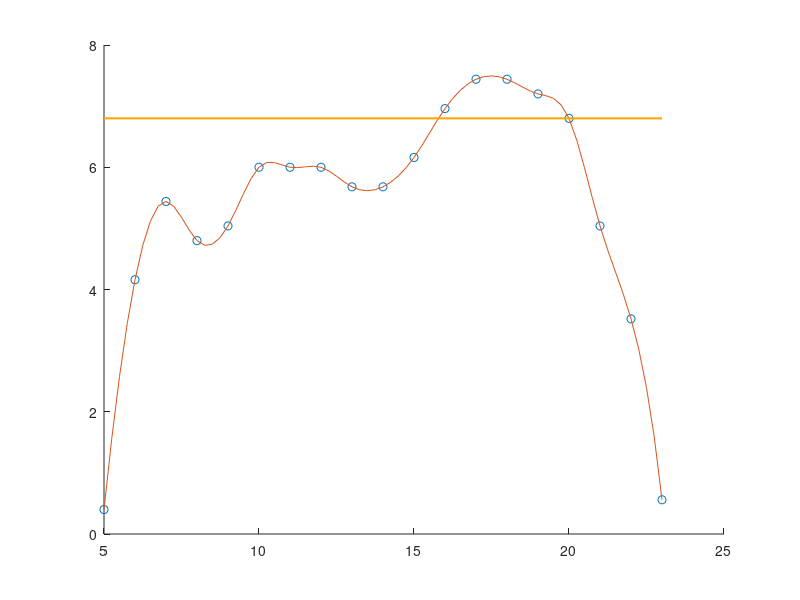

MATLAB code to generate this figure: (Note: this script raises an error after producing the figure.)

       
%  multi_rack_data_fitted = zeros(1,144);
%  time_10min = zeros(1,144);
%  for i = 1:108
%      time_10min(i) = 30 + i * 24/108;
%      multi_rack_data_fitted(i) = f(time_10min(i)); 
%  end


% Plot data

multi_rack_num = 8;
multi_rack_data = multi_rack_num * (ones(1,19) - [0.95, 0.48, 0.32, 0.40, 0.37, 0.25, 0.25, 0.25, 0.29, 0.29, 0.23, 0.13, 0.07, 0.07, 0.10, 0.15, 0.37, 0.56, 0.93]); 
time = [5, 6, 7, 8, 9, 10, 11, 12, 13, 14, 15, 16, 17, 18, 19, 20, 21, 22, 23];
time_15 = 5:0.25:23;

max_lim = multi_rack_num * 0.85;
multi_rack_data_fitted = spline(time,multi_rack_data,time_15)
thresh = max_lim * ones(1,length(multi_rack_data));


figure(1)
hold on;
plot(time, multi_rack_data,'o', time_15, multi_rack_data_fitted); %, 'Color', 'black', 'Linewidth', 1.5);
plot(time, thresh, 'Color', [1,165/255, 0], 'Linewidth', 1.5);

L1 = [time ; thresh];
L2 = [time_15 ; multi_rack_data_fitted];
P = InterX(L1,L2)
plot(P(1,:), P(2,:), 'or');
for i = 1:size(P,1)
    if (mod(i,2))
       type = 'start'; 
    else
        type = 'end';
    end
    t_intersect = P(1,i);
    [tangent_line, time_range] = getTangentLine(t_intersect, type, time_15, multi_rack_data_fitted, max_lim);
    plot(time_range, tangent_line, '--');
end

ylim([0 10]);
xlabel('time [hours]');
ylabel('simulatenous usage [%]');
grid on;


T = readtable('adj_pulley');
num_assets = 7;
max_lim = 0.85; % tuning parameter

multi_rack_10m = num_assets * (ones(1,581)- T.Var2');
% multi_rack_10m =  multi_rack_num * (ones(1,103) - multi_rack_10m);
time_10m = 0:10:((10*length(multi_rack_10m)) - 10);
time_10m_fitted = 0:5:((10*length(multi_rack_10m)) - 10);
% time_percent = 6:0.01:23;
multi_rack_10m_fitted = spline(time_10m, multi_rack_10m, time_10m_fitted);
thresh = max_lim * num_assets * ones(1,length(multi_rack_10m_fitted));

figure(2)
hold on;
plot(time_10m_fitted, multi_rack_10m_fitted); %, 'Color', 'black', 'Linewidth', 1.5);
plot(time_10m_fitted, thresh, 'Color', [1,165/255, 0], 'Linewidth', 1.5);
L12 = [time_10m_fitted ; thresh];
L22 = [time_10m_fitted ; multi_rack_10m_fitted];
P2 = InterX(L12,L22);
plot(P2(1,:), P2(2,:), 'or');
% for i = 1:(size(P2,2)-4)
%    if (abs(mean(diff(P2(1,i:(i+4))))) < 0.01)
%        P2(:,i) = [];
%        disp('deleted col');
%    end
% end
for i = 1:size(P2,2)
    if (mod(i,2))
       type = 'start'; 
    else
        type = 'end';
    end
    t_intersect = P2(1,i);
    [tangent_line, time_range] = getTangentLine2(t_intersect, type, time_10m_fitted, multi_rack_10m_fitted, max_lim * num_assets);
    plot(time_range, tangent_line, '--');
end
ylim([0 (num_assets*2)]);
xlabel('time [hours]');
ylabel('simulatenous usage [%]');
grid on;

